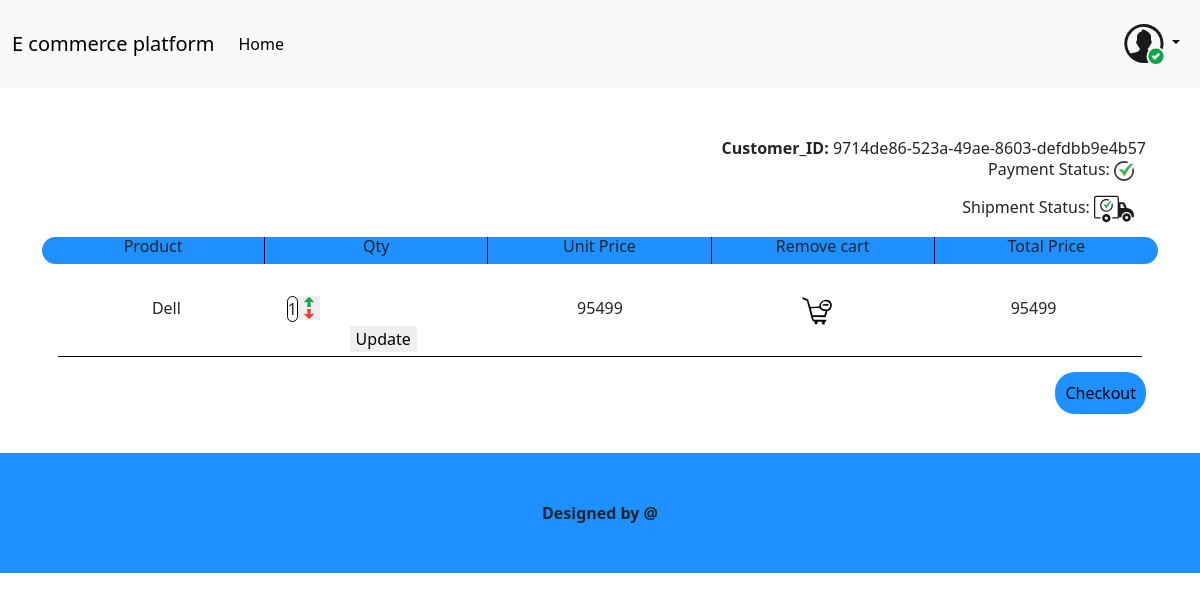
The app's page /myecommerce/cart/ahsan, older data.
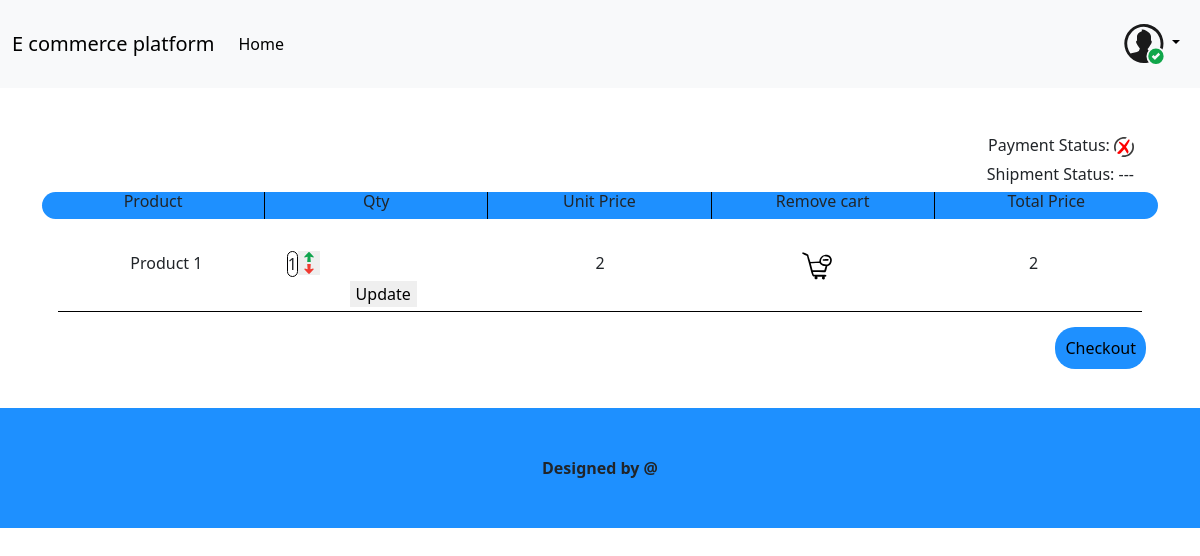
The same page, newer data.
### customer_logs/models.py (models this page shows, shortened)
class Cart(models.Model):
    name = models.CharField(max_length=100)
    email = models.CharField(max_length=100)
    address = models.CharField(max_length=500)
    phone_no = models.CharField(max_length=20)
    customer_id = models.CharField(max_length=200)
    payment_status = models.CharField(max_length=20, default="Not Paid")
    shipment_status = models.CharField(max_length=20, default="payment pending")

class CartProducts(models.Model):
    cart = models.ForeignKey(Cart, related_name="customer_cart", on_delete=models.CASCADE)
    product = models.IntegerField()
    quantity = models.IntegerField(default=1)
    unit_price = models.IntegerField()
    total_price = models.IntegerField()

### ecommerce_platform/models.py (models this page shows, shortened)
class Product(models.Model):
    category = models.ForeignKey(Category, related_name="category_product" , on_delete=models.CASCADE)
    product_name = models.CharField(max_length=50, blank=False)
    description = models.TextField(max_length=1000, blank=False, null=True)
    image = models.ImageField(default='', blank=True, upload_to='images/product')
    price = models.IntegerField(default=0, blank=False, null=False)
    created = models.DateTimeField(auto_now_add=True, null=True)

### customer_logs/views.py (the view)
# urls.py: path('cart/<customer_name>', views.CartDetail, name='cart-detail'),
def CartDetail(request, customer_name):
    print(customer_name)
    cart = Cart.objects.filter(name=customer_name).first()
    products_cart = []
    products = []
    if cart:
        products_cart = cart.customer_cart.all().order_by('product')
        product_ids = [product.product for product in products_cart]
        products = Product.objects.filter(pk__in=product_ids)
    return render(request, "customer_logs/cart/cart_detail.html", {'cart': cart,
                                                     'products_cart': products_cart,
                                                     'products': products,
                                                     'admin': customer_name})

### customer_logs/templatetags/index.py (called while the page is built)
@register.filter(name="index")
def indexing(mylist, iter):
    return mylist[iter]

### templates/customer_logs/cart/cart_detail.html (shortened to what this page needs)
{% extends 'ecommerce_platform/base.html' %}
{% load index %}
{% block content %}
    {% if cart %}
    <div class="container text-center mt-5 cart">
        {% if cart.payment_status != "Not Paid" %}
        <div class="text-end">
            <strong> Customer_ID: </strong> {{cart.customer_id}}
        </div>
        {% endif %}
        <div class="container text-end">
            <div>
                <h6> Payment Status:
                    {% if cart.payment_status == "Not Paid" %}
                        <img src="/media/icons/wrong-icon.svg">
                    {% else %}
                        <img src="/media/icons/correct-icon.svg">
                    {% endif %}
                </h6>
            </div>
        </div>
        <div class="container text-end">
            <div class="col">
                <h6> Shipment Status:
                    {% if cart.shipment_status == "payment pending" %}
                        ---
                    {% elif cart.shipment_status == "In progress" %}
                        <img src="/media/icons/delivery-truck-icon.svg">
                    {% elif cart.shipment_status == "Delivered" %}
                        <img src="/media/icons/truck-delivered-icon.svg">
                    {% endif %}
                </h6>
            </div>
        </div>
        <div class="row row-cols-5" style="border-radius: 20px; background-color: dodgerblue;">
            <div class="col" style="border-right:1px solid black;">
                <h6> Product </h6>
            </div>
            <div class="col" style="border-right:1px solid black;">
                <h6> Qty </h6>
            </div>
            <div class="col" style="border-right:1px solid black;">
                <h6> Unit Price </h6>
            </div>
            <div class="col" style="border-right:1px solid black;">
                <h6> Remove cart </h6>
            </div>
            <div class="col">
                <h6> Total Price </h6>
            </div>
        </div>
        {% for product in products %}
        {% with p=products_cart|index:forloop.counter0 %}
        {% with count=forloop.counter0|stringformat:"s" %}
        <div class="row row-cols-5 mt-3 p-3">
            {% with prod="product-"|add:count %}
            <div class="col {{prod}}" style="border-bottom:1px solid black;">
                {{product.product_name}}
            </div>
            {% endwith %}
            <div class="col text-center" style="border-bottom:1px solid black;">
                <div style="display: flex;">
                    {% with quantity="quantity-"|add:count %}
                    <div class="{{quantity}}" style="border: 1px solid black; border-radius: 10px;">
                        {{p.quantity}}
                    </div>
                    {% endwith %}
                    <div>
                        <div>
                            {% with incr_quantity="increment-quantity-"|add:count %}
                            <button class="{{incr_quantity}}" style="border: none;">
                                <img src="/media/icons/arrow-top-direction-green-icon.svg">
                            </button>
                            {% endwith %}
                        </div>
                        <div>
                            {% with decr_quantity="decrement-quantity-"|add:count %}
                            <button class="{{decr_quantity}}" style="border: none;">
                                <img src="/media/icons/arrow-bottom-direction-red-icon.svg">
                            </button>
                            {% endwith %}
                        </div>
                    </div>
                </div>
                {% with update_qty="update-quantity-"|add:count %}
                <div class="mt-1">
                    <button class="{{update_qty}}" style="border: none;">
                        Update
                    </button>
                </div>
                {% endwith %}
            </div>
            {% with unit_price="unit-price-"|add:count %}
            <div class="col {{unit_price}}" style="border-bottom:1px solid black;">
                {{p.unit_price}}
            </div>
            {% endwith %}
            <div class="col" style="border-bottom:1px solid black;">
                <a href="{% url 'visitors_view:remove-cart' p.product %}">
                    <img src="/media/icons/cart-remove-svgrepo-com.svg">
                </a>
            </div>
            {% with tot_price="total-price-"|add:count %}
            <div class="col {{tot_price}}" style="border-bottom:1px solid black;">
                {{p.total_price}}
            </div>
            {% endwith %}
        </div>
        {% endwith %}
        {% endwith %}
        {% endfor %}
    </div>
    <div class="container text-end mt-2 checkout">
        <a href="{% url 'visitors_view:checkout-process' %}">
            Checkout
        </a>
    </div>
    {% else %}
    <div class="container text-center">
        No carts
    </div>
    {% endif %}
{% endblock %}

### templates/ecommerce_platform/base.html (shortened to what this page needs)
{% load static %}
<html>
    <head>
        <link rel="stylesheet" href="{% static 'css/base.css' %}">
        <link href="https://cdn.jsdelivr.net/npm/bootstrap@5.3.3/dist/css/bootstrap.min.css" rel="stylesheet">
    </head>
    <body>
        <nav class="navbar navbar-expand-lg bg-body-tertiary">
            <div class="container-fluid">
              <a class="navbar-brand" href="#">E commerce platform</a>
              <div class="collapse navbar-collapse" id="navbarSupportedContent">
                <ul class="navbar-nav me-auto mb-2 mb-lg-0">
                  <li class="nav-item">
                    <a class="nav-link active" aria-current="page" href="{% url 'home' %}">Home</a>
                  </li>
                </ul>
                <span class="navbar-text">
                    <ul class="navbar-nav">
                      {% if admin %}
                        <li class="nav-item dropdown">
                            <a class="nav-link dropdown-toggle" href="" role="button" data-bs-toggle="dropdown" aria-expanded="false">
                                {% if admin == "admin" %}
                                    <img src="/media/icons/administrator-developer-icon.svg">
                                {% else %}
                                    <img src="/media/icons/approved-profile-icon.svg">
                                {% endif %}
                            </a>
                        </li>
                      {% endif %}
                    </ul>
                </span>
              </div>
            </div>
          </nav>
          <div class="container">
            {% block content %}
            {% endblock %}
          </div>
          <footer class="mt-5" style="background-color: dodgerblue;">
              <div class="container text-center p-5" style="font-weight: bold;">
                  Designed by @
              </div>
          </footer>
    </body>
</html>

### static/css/base.css (style rules this page uses)
.checkout>a { text-decoration: none; border: none; background-color: dodgerblue; border-radius: 20px; padding: 10px; color: black; }

Row changes from the older to the newer data that the page shows:
removed Cart: customer_id "9714de86-523a-49ae-8603-defdbb9e4b57"
removed Product: product_name "Dell"
removed CartProducts: quantity "1", unit_price "95499", total_price "95499"
added Product: product_name "Product 1"
added CartProducts: quantity "1", unit_price "2", total_price "2"
Text that changed along with them:
text no longer shown: "Customer_ID:"
